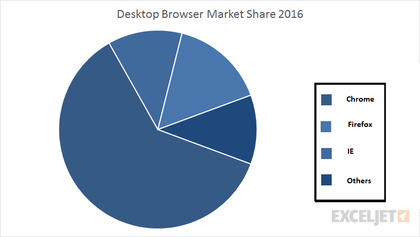
%> input picture Case 3/1.png, 420 x 237 px, shrunk from 799 x 450 before the run
$ octave ww.m   (GNU Octave 9; MATLAB toolbox functions it lacks are replaced by stand-ins)
%> lines starting %> are read from the running program, lines starting %| are printed output that depends on the picture; in (x1, y1, x2, y2) boxes, pixels count from 0 and x2, y2 are one past the last pixel; in counts of white or black regions, pixels touching at a corner belong together; the program's own positions count from 1
I = imread('1.png');
%> I is the input picture: size 237x420x3 uint8; mean R, G, B 189.6, 201.6, 216.2

figure, imshow(I);
x = rgb2gray(I);
% x = medfilt2(x);
% x = im2double(x);
% x= imgaussfilt3 (x,4);
BW = edge(x,'canny');
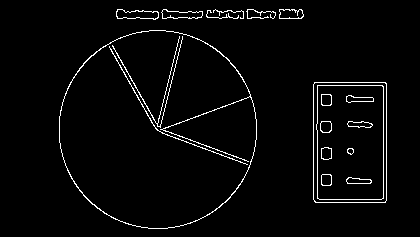
%> BW: size 237x420 logical; 3% white in thin lines or dots, all inside (x1, y1, x2, y2) = (59, 9, 387, 229)
se = strel('square', 4);
BW = imdilate(BW,se);
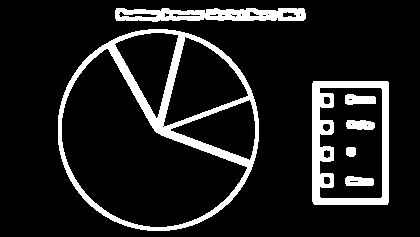
%> BW: size 237x420 logical; 12.1% white; 7 white regions, largest, box (x1, y1, x2, y2) and area: (58, 29, 259, 231) 5802, (312, 81, 389, 205) 3394, (115, 8, 306, 22) 1956
BW = ~BW;
[L, num] = bwlabel(BW);
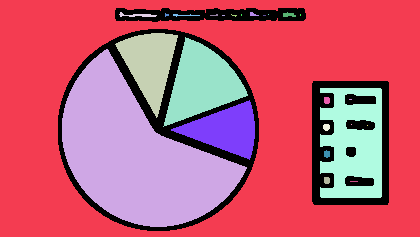
%> L: size 237x420 double; 27 distinct labels, from 0 to 26; one colour per label, 0 black
%> num = 26
RGB = label2rgb(L);
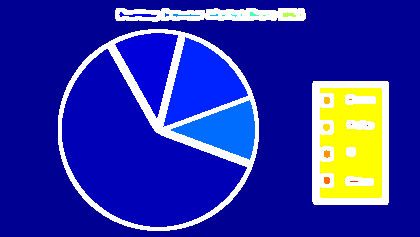
%> RGB: size 237x420x3 uint8; mean R, G, B 44.4, 48.7, 167
c=0;
countAll=0;
[h, w, ~] = size(I);
%> h = 237; w = 420
smallRatio = h*w*0.002;
%> smallRatio = 199.1
allColor=[];
for i=1:num
    x = uint8(L==i);
    f = sum(sum(x==1));
    if(f < smallRatio)
        continue;
    end

    d = zeros(size(I));
    d(:,:,1) = uint8(x).*I(:,:,1);
    d(:,:,2) = uint8(x).*I(:,:,2);
    d(:,:,3) = uint8(x).*I(:,:,3);

   d= uint8(d);


    [o, z, ~] = size(d);
%     figure,imshow(d);


whitePixel=0;
    for mm=1:o
        for nn=1:z
            if d(mm,nn,1)==255 && d(mm,nn,2)==255 && d(mm,nn,3)==255
                whitePixel=whitePixel+1;
            end

        end
    end
    c=0;
    if(whitePixel<80)

        d=imgaussfilt(d,3);
        d=imsharpen(d,'Radius',5,'Amount',1);
            for k=1:o
                for p =1:z
             if  (d(k,p,1)>0 || d(k,p,2)>0 || d(k,p,3)> 0)
                        countAll =countAll+1;
                        c=c+1;
                    end
                end
            end
            allColor=[allColor,c];


    end

end
%> this loop made 26 passes
%> (f, allColor) on passes 2, 3, 5, 7: (17019, 18634), (2802, [18634 3537]), (4010, [18634 3537 4860]), (2593, [18634 3537 4860 3344])
%> f on passes 1, 4, 6, 8, 9, 10: 55593, 87, 10, 34, 10, 3
%> pass 1, `x = uint8(L==i);`:
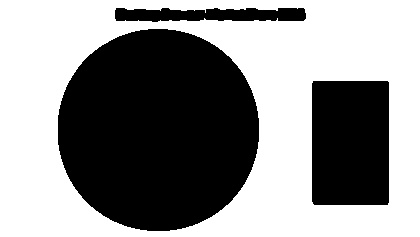
%> x: size 237x420 uint8; values 0 (black) and 1 (white), 55.8% white; 3 black regions, box (x1, y1, x2, y2) and area: (58, 29, 259, 231) 32226, (312, 81, 389, 205) 9539, (115, 8, 306, 22) 2182
%> pass 2, `x = uint8(L==i);`:
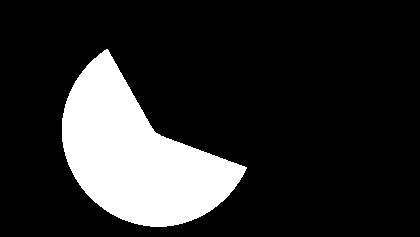
%> x: size 237x420 uint8; values 0 (black) and 1 (white), 17.1% white; 1 white region, box (x1, y1, x2, y2) and area: (62, 49, 247, 227) 17019
%> after the loop:
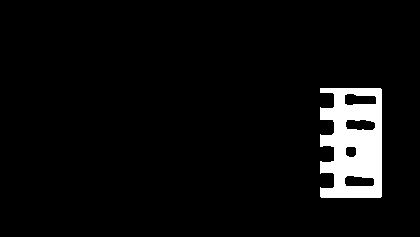
%> d: size 237x420x3 uint8; mean R, G, B 13.1, 13.1, 13.1
%> after the loop, countAll = 30375
allColor=(allColor/countAll)*100
%> allColor = [61.35 11.64 16 11.01]
% [32 lines of commented-out code are left out]

$ run again, with Case 3/2.JPG saved as Case 3/1.png
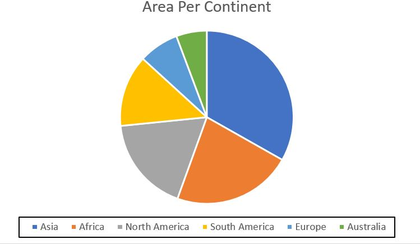
%> input picture Case 3/2.JPG, 420 x 244 px, shrunk from 749 x 436 before the run
%> I is the input picture: size 244x420x3 uint8; mean R, G, B 228.2, 226.2, 222.6
%> `[L, num] = bwlabel(BW);`:
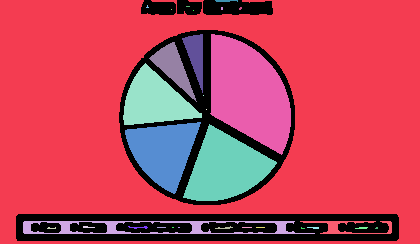
%> L: size 244x420 double; 32 distinct labels, from 0 to 31; one colour per label, 0 black
%> num = 31
%> the loop `for i=1:num` made 31 passes
%> (f, allColor) on passes 5, 6, 9, 14, 15, 20: (2755, 3486), (3257, [3486 3933]), (1007, [3486 3933 1539]), (642, [3486 3933 1539 1093]), (4170, [3486 3933 1539 1093 5057]), (6596, [3486 3933 1539 1093 5057 7656])
%> pass 2, `x = uint8(L==i);`:
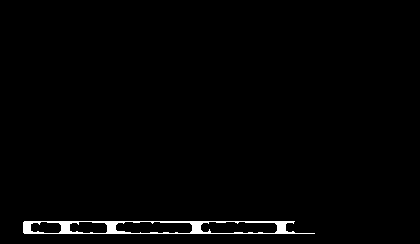
%> x: size 244x420 uint8; values 0 (black) and 1 (white), 1.3% white; 1 white region, box (x1, y1, x2, y2) and area: (23, 221, 315, 234) 1381
%> after the loop `for i=1:num`: countAll = 22764
%> `allColor=(allColor/countAll)*100`: allColor = [15.31 17.28 6.76 4.8 22.21 33.63]
